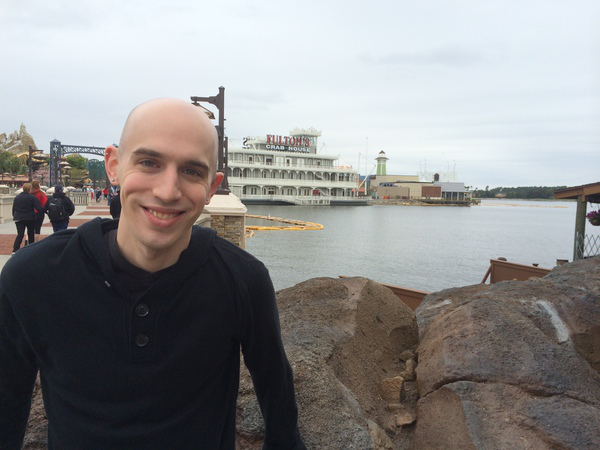
#> input picture OCV_Brock/1.4_BasicImageProcessing/florida_trip.png, 600 x 450 px
$ python 1.4.6arithmetic.py --image florida_trip.png
#> lines starting #> are read from the running program, lines starting #| are printed output that depends on the picture
# do the imports
import cv2
import numpy as np
import argparse as ag

# create the argeparser
ap = ag.ArgumentParser()
ap.add_argument("-i", "--image", required=True,
                help="Path to the required image")
args = vars(ap.parse_args())

# load and show the image
img = cv2.imread(args.get("image"))  # type:np.ndarray
#> img is the input picture: shape (450, 600, 3); mean B, G, R 139.9, 140.1, 141
cv2.imshow("loaded image", img)
cv2.waitKey(0)

# create a numpy matrix the same shape as image
M = np.ones(shape=img.shape, dtype='uint8') * 75
added = cv2.add(M, img)
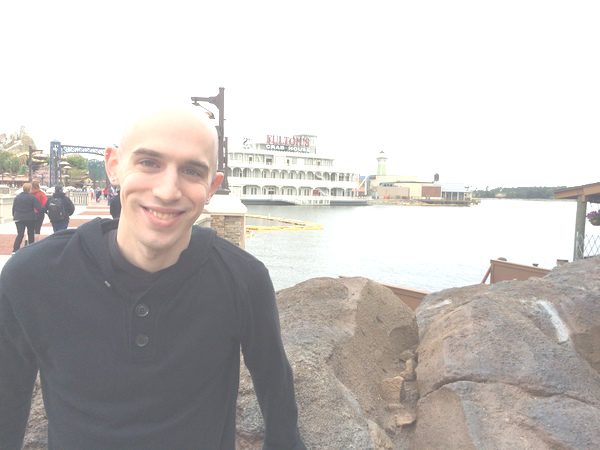
#> added: shape (450, 600, 3); mean B, G, R 191.5, 193.7, 197.6
#> M: shape (450, 600, 3); every value is 75
cv2.imshow('added image', added)
cv2.waitKey(0)

print(added[152, 61])
#| [215 209 202]

# # now do the subtraction
# subtract = cv2.subtract(img, M)
# cv2.imshow('subtract image', subtract)
# cv2.waitKey(0)
